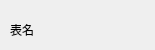
<?xml version="1.0" encoding="UTF-8"?>
<ui version="4.0">
 <class>itemform</class>
 <widget class="QMainWindow" name="itemform">
  <property name="geometry">
   <rect>
    <x>0</x>
    <y>0</y>
    <width>155</width>
    <height>50</height>
   </rect>
  </property>
  <property name="windowTitle">
   <string>MainWindow</string>
  </property>
  <widget class="QWidget" name="centralwidget">
   <widget class="QLabel" name="title_label">
    <property name="geometry">
     <rect>
      <x>10</x>
      <y>20</y>
      <width>69</width>
      <height>19</height>
     </rect>
    </property>
    <property name="text">
     <string>表名</string>
    </property>
   </widget>
   <widget class="QLabel" name="name_label">
    <property name="geometry">
     <rect>
      <x>50</x>
      <y>20</y>
      <width>69</width>
      <height>19</height>
     </rect>
    </property>
    <property name="text">
     <string/>
    </property>
   </widget>
  </widget>
 </widget>
 <resources/>
 <connections/>
</ui>
